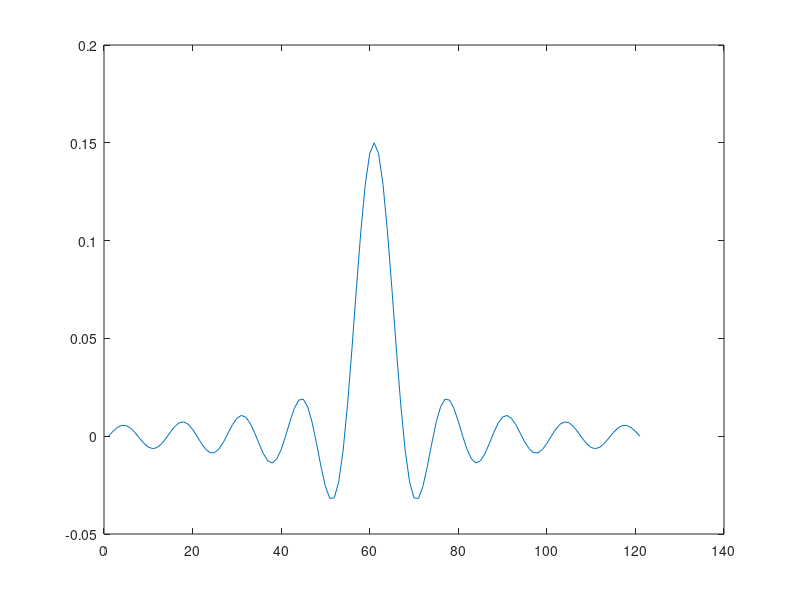

The MATLAB source for this figure: (Note: this script raises an error after producing the figure.)
% Max Parkin
% Birmingham City University
% BSc (Hons) Degree in Sound Engineering and Production with Professional Placement Year
% Year 2 (2024 – 2025)
% DIG5111 – Digital Signal Processing

function sincFunction = sincFunction()

frequency = 300;
samplingFrequency = 4000;
nyquist = samplingFrequency / 2;
points = 60;
negativePoints = points - points - points;

f0 = frequency / nyquist;

b = f0 * sinc(f0 * (negativePoints:points));

plot(b);
fvtool(b);

sincFunction = b;

